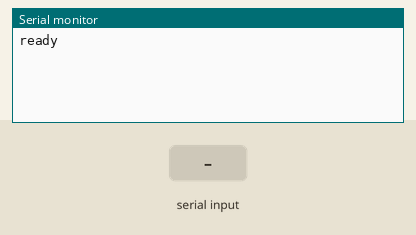
Bench run of a sketch on a simulated Arduino Uno, built with avr-gcc and run on an emulated ATmega328P. Parts: the last lines printed to the serial monitor. The test bench sets the inputs (shaded band).

Above: at 1.2 s.
1.3 s: "90,45,200\n" received over Serial
At 3.5 s:
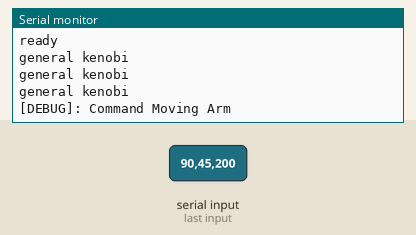
3.8 s: "30,150,10\n" received over Serial
At 7.5 s:
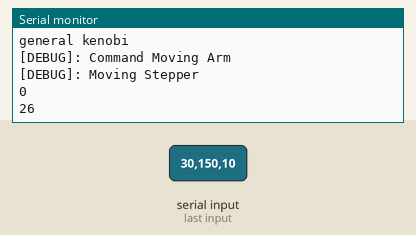
Timing chart, 0 to 9.0 s (numbered marks = the images above; inputs shaded):
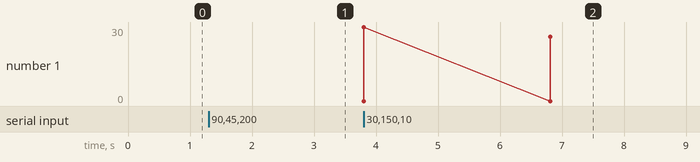

Measured:
- after the input at 1.3 s, the serial monitor: prints a new line at once (image 1)
- after the input at 3.8 s, the serial monitor: prints a new line at once (image 2)

The sketch:

Arm.ino
```cpp
#include <Arduino.h>
#include "MyStepper.h"
#include "Communicator.h"


#define STEPS  32   // Number of steps for one revolution of Internal shaft
                    // 2038 steps for one revolution of External shaft

MyStepper stepper1(22,24,26,28);
MyStepper stepper2(30,32,34,36);
MyStepper stepper3(38,40,42,44);
MyStepper stepper4(46,48,50,52);
const MyStepper* steppers[4] = {&stepper1, &stepper2, &stepper3, &stepper4};

Communicator* comm;

void setup ()  {
  comm = new Communicator(115200);
    for(int i = 0; i < 4; i++)
    steppers[i]->setSpeed(700);
}

void loop ()  {
//  //TODO why this? the stupid stepper library should do it for me???
//   digitalWrite(8, LOW);
//   digitalWrite(9, LOW);
//   digitalWrite(10, LOW);
//   digitalWrite(11, LOW);
  comm->recieve(steppers, 4);
  for(int i = 0; i < 4; i++)
    steppers[i]->move(500);
}

//int main(){
//  setup();
//  while(true)
//    loop();
//  return 0;
//}
```

Communicator.cpp
```cpp
#include "Arduino.h"
#include "Communicator.h"

Communicator::Communicator(long baud){
  Serial.begin(baud);
  Serial.write("ready\n");
}

Communicator::~Communicator(){
  Serial.end();
}


/*
  Protocoll:
  Command | Argument1 | Argument2
  -1 or nothing -> nothing to do
  0 | Arm | steps -> move arm
 */

int Communicator::recieve(const MyStepper* steppers[], size_t stepper_count){
  long command = -1;
  if(Serial.available())
    command = Serial.parseInt();
  if (command == -1)
    return -1;
  else if (command == 0){
    debug("Command Moving Arm");
    long stepper = Serial.parseInt();
    long steps = Serial.parseInt();
    debug("Moving Stepper");
    Serial.println(stepper);
    steppers[stepper]->step(steps);
    Serial.println(steppers[stepper]->left());
  }
  else{
    Serial.println("general kenobi");
  }

  return 0;
}

void Communicator::debug(const char * const message){
  Serial.print("[DEBUG]: ");
  Serial.println(message);
}

void Communicator::warn(const char* const message){
  Serial.print("[WARN]: ");
  Serial.println(message);
}
```

Communicator.h
```cpp
/*
 * Slave which communicates over serial
 */

#pragma once

#include "MyStepper.h"


class Communicator{
 public:
  Communicator(long baud=9600);
  ~Communicator();
  int recieve(const MyStepper* steppers[], size_t stepper_count);


 private:
   void debug(const char* const message);
   void warn(const char* const message);

};
```

MyStepper.cpp
```cpp
#include "Arduino.h"
#include "MyStepper.h"


const int MyStepper::full_step[4] = {B1100, B0110, B0011, B1001};
const int MyStepper::wave_drive[4] = {B1000, B0100, B0010, B0001};
const int MyStepper::half_step[8] = {B1000, B1100, B0100, B0110, B0010, B0011, B0001, B1001};

MyStepper::MyStepper(int motor_pin_1, int motor_pin_2, int motor_pin_3, int motor_pin_4, int steps_per_round)
{
	this->steps_per_round = steps_per_round; // total number of steps for this motor

	// Arduino pins for the motor control connection:
	motor_pin[0] = motor_pin_1;
	motor_pin[1] = motor_pin_2;
	motor_pin[2] = motor_pin_3;
	motor_pin[3] = motor_pin_4;

	// setup the pins on the microcontroller:
	for (int i = 0; i < 4; ++i){
		pinMode(motor_pin[i], OUTPUT);
	}
}

// Sets the speed in revs per minute
void MyStepper::setSpeed(long whatSpeed)
{
  step_delay = 60L * 1000L * 1000L / steps_per_round / whatSpeed;
}

void MyStepper::step(int steps_to_move)
{
	steps_left += steps_to_move;
}

void MyStepper::move(unsigned int steps, const int * lookup){
  // decrement the number of steps, moving one step each time:
  //Serial.println(abs(steps_left));
  for(; steps > 0 && abs(steps_left) > 0; --steps)
    {
      unsigned long now = micros();
      // move only if the appropriate delay has passed:
      if (now - last_step_time >= step_delay)
        {
          last_step_time = now;
          // increment or decrement the step number, depending on direction:
          steps_left > 0 ? position++ : position--;
          position = position % steps_per_round;
          position = position < 0 ? steps_per_round-1 : position;
          // decrement the steps left:
          steps_left >= 0 ? --steps_left : ++steps_left;
          // step the motor to step number 0, 1, ..., {3 or 10}
          stepMotor(position, lookup);
        }
    }
}

int MyStepper::left() const{
  return steps_left;
}

/*
 * Moves the motor forward or backwards.
 */
void MyStepper::stepMotor(unsigned int thisStep, const int* lookup){
  size_t n = sizeof(lookup)/sizeof(lookup[0]);
  for(size_t i = 0; i < 4; ++i)
    digitalWrite(motor_pin[i], bitRead(lookup[thisStep%4],i));
}
```

MyStepper.h
```cpp
/*
 * Drives an unipolar four phase stepper motor.
 *
 * Sequence of control signals for 4 control wires are full_step, wave_drive or half_step
 *
 */
#pragma once

class MyStepper {
 public:
  MyStepper(int motor_pin_1, int motor_pin_2,
            int motor_pin_3, int motor_pin_4, int steps_per_round=32);

  void setSpeed(long whatSpeed);

  void step(int steps_to_move);
	void move(unsigned int steps=1, const int* lookup = full_step);
  int left() const;

 private:
  void stepMotor(unsigned int this_step, const int* lookup = full_step);

  unsigned long step_delay = 10;
  int steps_per_round;
  int position = 0;
  int steps_left = 0;
  unsigned long last_step_time = 0;


	int motor_pin[4];
	const static int full_step[4];
	const static int wave_drive[4];
	const static int half_step[8];
};
```
